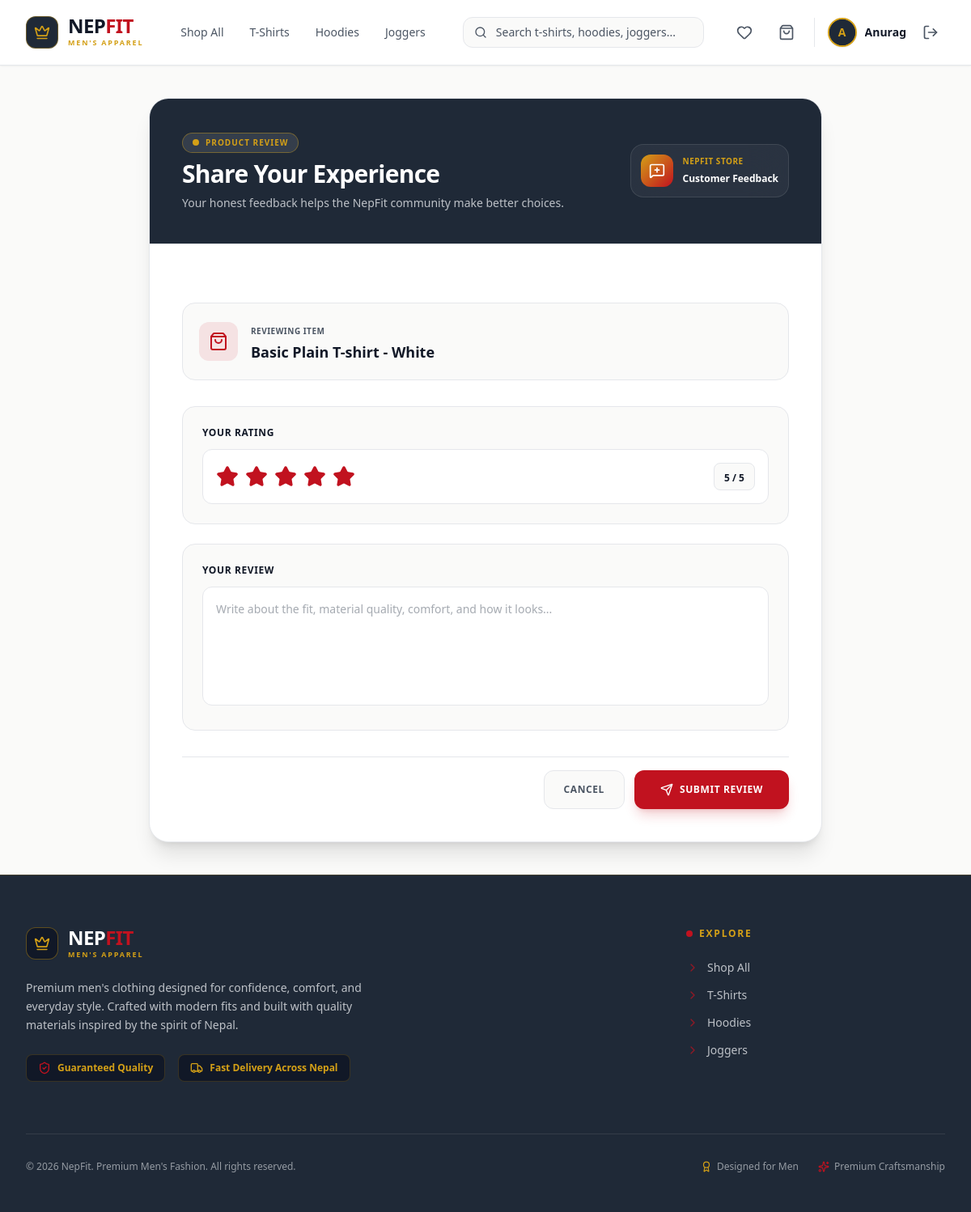
The page /review/add/2/ (signed in) on the database its author committed.
### nf_app/models.py (models this page shows, shortened)
class User(AbstractUser):
    phone = models.CharField(max_length=20, blank=True)
    address = models.TextField(blank=True)
    profile_picture = models.ImageField(upload_to='images/user/', blank=True, null=True)

class Product(models.Model):
    class Category(models.TextChoices):
        SHIRTS = 'shirts', 'Shirts'
        T_SHIRTS = 't_shirts', 'T-Shirts'
        PANTS = 'pants', 'Pants'
        HOODIES = 'hoodies', 'Hoodies'
        JACKETS = 'jackets', 'Jackets'
        SWEATSHIRTS = 'sweatshirts', 'Sweatshirts'
        JOGGERS = 'joggers', 'Joggers'
        SHORTS = 'shorts', 'Shorts'
    class Size(models.TextChoices):
        SMALL = 'S', 'Small'
        MEDIUM = 'M', 'Medium'
        LARGE = 'L', 'Large'
        XLARGE = 'XL', 'Extra Large'
        XXLARGE = 'XXL', 'Double Extra Large'
    name = models.CharField(max_length=255)
    brand = models.CharField(max_length=100, default='NepFit', help_text="Brand name (e.g., NepFit)")
    category = models.CharField(max_length=30, choices=Category.choices)
    size = models.CharField(max_length=10, choices=Size.choices, default=Size.MEDIUM, help_text="Default size for this product")
    description = models.TextField(help_text="Product details, fabric materials, and sizing guide.")
    price = models.DecimalField(max_digits=10, decimal_places=2)
    stock = models.PositiveIntegerField(default=10)
    product_image = models.ImageField(upload_to='images/products/')
    is_active = models.BooleanField(default=True)
    created_at = models.DateTimeField(auto_now_add=True)

### nf_app/views/review_view.py (the view, shortened to what this page needs)
# urls.py: path('review/add/<int:product_id>/', add_review_view, name='add_review'),
@login_required
def add_review_view(request, product_id):
    if request.user.is_staff:
        messages.error(request, "You are not authorized to add reviews.")
        return redirect('home')
    product = Product.objects.get(id=product_id)
    if not product:
        messages.error(request, "Product not found.")
        return redirect('products')
    if Review.objects.filter(product=product, customer=request.user).exists():
        messages.error(request, "You have already reviewed this product.")
        return redirect(f'/products/{product_id}/')
    errors = {}
    return render(request, 'main/add_review_page.html', {'product': product})

### nf_app/templates/main/add_review_page.html (shortened to what this page needs)
<!DOCTYPE html>
<html lang="en">
<head>
    {% load static %}
    <link href="{% static 'css/styles.css' %}" rel="stylesheet" />
</head>
<body class="bg-[#FAFAF9] font-sans min-h-screen flex flex-col text-[#111827] selection:bg-[#C1121F] selection:text-white">
    {% include 'components/_navbar.html' %}
    <main class="flex-grow flex items-center justify-center py-10 px-4 sm:px-6 lg:px-8 max-w-4xl mx-auto w-full">
        <div class="w-full bg-[#FFFFFF] border border-[#E5E7EB] rounded-3xl shadow-xl overflow-hidden">
            <div class="relative bg-[#1F2937] p-6 sm:p-10 border-b border-[#E5E7EB] text-white">
                <div class="absolute -right-10 -bottom-10 w-64 h-64 bg-[#C1121F]/15 rounded-full blur-3xl pointer-events-none"></div>
                <div class="absolute right-1/3 -top-10 w-48 h-48 bg-[#D4A017]/15 rounded-full blur-3xl pointer-events-none"></div>
                <div class="relative z-10 flex flex-col sm:flex-row sm:items-center justify-between gap-4">
                    <div class="space-y-2">
                        <div class="inline-flex items-center gap-2 px-3 py-1 rounded-full bg-[#FFFFFF]/10 border border-[#D4A017]/40 backdrop-blur-md">
                            <span class="w-2 h-2 rounded-full bg-[#D4A017] animate-pulse"></span>
                            <span class="uppercase tracking-widest text-[10px] font-bold text-[#D4A017]">Product Review</span>
                        </div>
                        <h1 class="text-2xl sm:text-3xl font-black tracking-tight text-white">Share Your Experience</h1>
                        <p class="text-xs sm:text-sm text-[#E5E7EB]/80 font-normal">Your honest feedback helps the NepFit community make better choices.</p>
                    </div>
                    <div class="flex items-center gap-3 bg-[#FFFFFF]/5 border border-[#FFFFFF]/10 p-3 rounded-2xl shrink-0 backdrop-blur-xl">
                        <div class="w-10 h-10 rounded-xl bg-gradient-to-br from-[#D4A017] to-[#C1121F] text-white flex items-center justify-center font-bold">
                            <i data-lucide="message-square-plus" class="w-5 h-5"></i>
                        </div>
                        <div>
                            <span class="text-[10px] font-bold uppercase tracking-wider text-[#D4A017] block">NepFit Store</span>
                            <span class="text-xs font-bold text-white">Customer Feedback</span>
                        </div>
                    </div>
                </div>
            </div>
            <form method="POST" class="p-6 sm:p-10 space-y-8">
                <div class="bg-[#FAFAF9] border border-[#E5E7EB] rounded-2xl p-4 sm:p-5 flex items-center gap-4">
                    <div class="w-12 h-12 rounded-xl bg-[#C1121F]/10 text-[#C1121F] flex items-center justify-center shrink-0">
                        <i data-lucide="shopping-bag" class="w-6 h-6"></i>
                    </div>
                    <div class="space-y-0.5">
                        <span class="text-[10px] font-bold uppercase tracking-wider text-[#4B5563]">Reviewing Item</span>
                        <h2 class="text-base sm:text-lg font-black text-[#111827] leading-snug">{{ product.name }}</h2>
                    </div>
                </div>
                <div class="space-y-6">
                    <div class="bg-[#FAFAF9] border border-[#E5E7EB] rounded-2xl p-5 sm:p-6 space-y-3">
                        <label class="text-xs font-bold uppercase tracking-wider text-[#111827] block">Your Rating</label>
                        <div class="flex flex-wrap items-center justify-between gap-4 bg-[#FFFFFF] border border-[#E5E7EB] p-4 rounded-xl">
                            <div class="flex items-center gap-2">
                                <button type="button" data-star="1" class="star-btn text-[#C1121F] hover:scale-110 transition-transform focus:outline-none">
                                    <i data-lucide="star" class="w-7 h-7 fill-current"></i>
                                </button>
                                <button type="button" data-star="2" class="star-btn text-[#C1121F] hover:scale-110 transition-transform focus:outline-none">
                                    <i data-lucide="star" class="w-7 h-7 fill-current"></i>
                                </button>
                                <button type="button" data-star="3" class="star-btn text-[#C1121F] hover:scale-110 transition-transform focus:outline-none">
                                    <i data-lucide="star" class="w-7 h-7 fill-current"></i>
                                </button>
                                <button type="button" data-star="4" class="star-btn text-[#C1121F] hover:scale-110 transition-transform focus:outline-none">
                                    <i data-lucide="star" class="w-7 h-7 fill-current"></i>
                                </button>
                                <button type="button" data-star="5" class="star-btn text-[#C1121F] hover:scale-110 transition-transform focus:outline-none">
                                    <i data-lucide="star" class="w-7 h-7 fill-current"></i>
                                </button>
                            </div>
                            <div class="px-3 py-1 rounded-lg bg-[#FAFAF9] border border-[#E5E7EB]">
                                <span id="rating_display" class="text-xs font-black text-[#111827]">5 / 5</span>
                            </div>
                        </div>
                    </div>
                    <div class="bg-[#FAFAF9] border border-[#E5E7EB] rounded-2xl p-5 sm:p-6 space-y-3">
                        <label for="id_comment" class="text-xs font-bold uppercase tracking-wider text-[#111827] block">Your Review</label>
                        <textarea id="id_comment" name="comment" rows="5" placeholder="Write about the fit, material quality, comfort, and how it looks..." class="w-full bg-[#FFFFFF] border border-[#E5E7EB] focus:border-[#C1121F] focus:outline-none text-sm font-normal text-[#111827] rounded-xl p-4 transition-all placeholder-[#4B5563]/50 resize-none leading-relaxed">{{ data.comment|default:'' }}</textarea>
                    </div>
                </div>
                <div class="flex flex-col sm:flex-row items-center justify-end gap-3 pt-4 border-t border-[#E5E7EB]">
                    <a href="javascript:history.back()" class="w-full sm:w-auto bg-[#FAFAF9] hover:bg-[#E5E7EB] text-[#4B5563] hover:text-[#111827] font-bold h-12 px-6 rounded-xl transition-all flex items-center justify-center gap-2 text-xs uppercase tracking-wider border border-[#E5E7EB] active:scale-[0.98]">
                        <span>Cancel</span>
                    </a>
                    <button type="submit" class="w-full sm:w-auto bg-[#C1121F] hover:bg-[#9B0D18] text-white font-black h-12 px-8 rounded-xl transition-all flex items-center justify-center gap-2 text-xs uppercase tracking-wider shadow-lg shadow-[#C1121F]/20 active:scale-[0.98]">
                        <i data-lucide="send" class="w-4 h-4"></i>
                        <span>Submit Review</span>
                    </button>
                </div>
            </form>
        </div>
    </main>
    {% include 'components/_footer.html' %}
</body>
</html>

### nf_app/templates/components/_navbar.html (shortened to what this page needs)
<header class="sticky top-0 z-50 bg-[#FFFFFF] border-b border-[#E5E7EB] shadow-sm">
    <nav class="max-w-7xl mx-auto px-4 sm:px-6 lg:px-8">
        <div class="flex items-center justify-between h-20 gap-4 md:gap-8">
            <div class="flex items-center gap-8">
                <a href="/" class="flex items-center gap-3 group">
                    <div class="w-10 h-10 rounded-xl bg-[#1F2937] flex items-center justify-center border border-[#D4A017]/40 shadow-sm group-hover:border-[#C1121F] transition-colors">
                        <i data-lucide="crown" class="w-5 h-5 text-[#D4A017] group-hover:text-[#C1121F] transition-colors"></i>
                    </div>
                    <div class="flex flex-col">
                        <span class="text-2xl font-black tracking-tight text-[#111827] leading-none uppercase">Nep<span class="text-[#C1121F]">Fit</span></span>
                        <span class="text-[9px] font-bold tracking-[0.2em] text-[#D4A017] uppercase mt-0.5">Men's Apparel</span>
                    </div>
                </a>
                <div class="hidden lg:flex items-center gap-1 font-medium">
                    <a href="/products/" class="{% if request.path == '/products/' and not request.GET.category %}text-[#C1121F] bg-[#C1121F]/10 font-bold{% else %}text-[#4B5563] hover:text-[#111827] hover:bg-[#FAFAF9]{% endif %} px-3.5 py-2 rounded-lg text-sm transition-all">Shop All</a>
                    <a href="/products/?category=t_shirts" class="{% if request.GET.category == 't_shirts' %}text-[#C1121F] bg-[#C1121F]/10 font-bold{% else %}text-[#4B5563] hover:text-[#111827] hover:bg-[#FAFAF9]{% endif %} px-3.5 py-2 rounded-lg text-sm transition-all">T-Shirts</a>
                    <a href="/products/?category=hoodies" class="{% if request.GET.category == 'hoodies' %}text-[#C1121F] bg-[#C1121F]/10 font-bold{% else %}text-[#4B5563] hover:text-[#111827] hover:bg-[#FAFAF9]{% endif %} px-3.5 py-2 rounded-lg text-sm transition-all">Hoodies</a>
                    <a href="/products/?category=joggers" class="{% if request.GET.category == 'joggers' %}text-[#C1121F] bg-[#C1121F]/10 font-bold{% else %}text-[#4B5563] hover:text-[#111827] hover:bg-[#FAFAF9]{% endif %} px-3.5 py-2 rounded-lg text-sm transition-all">Joggers</a>
                </div>
            </div>
            <div class="hidden sm:block flex-1 max-w-md">
                <form action="/products/" method="GET" class="relative m-0">
                    <div class="absolute inset-y-0 left-0 pl-3.5 flex items-center pointer-events-none">
                    </div>
                    <input type="text" name="q" value="{{ request.GET.q|default:'' }}" placeholder="Search t-shirts, hoodies, joggers..." class="w-full pl-10 pr-4 py-2 border border-[#E5E7EB] rounded-xl bg-[#FAFAF9] text-sm text-[#111827] placeholder-[#4B5563] focus:outline-none focus:border-[#C1121F] focus:bg-[#FFFFFF] focus:ring-2 focus:ring-[#C1121F]/10 transition-all">
                </form>
            </div>
            <div class="flex items-center gap-2 sm:gap-4">
                {% if not request.user.is_staff %}
                    <a href="/wishlist/" class="p-2 text-[#4B5563] hover:text-[#C1121F] hover:bg-[#FAFAF9] rounded-lg transition relative">
                        <i data-lucide="heart" class="w-5 h-5"></i>
                    </a>
                    <a href="/cart/" class="p-2 text-[#4B5563] hover:text-[#C1121F] hover:bg-[#FAFAF9] rounded-lg transition relative">
                        <i data-lucide="shopping-bag" class="w-5 h-5"></i>
                    </a>
                {% endif %}
                {% if user.is_authenticated %}
                    <div class="flex items-center gap-3 border-l border-[#E5E7EB] pl-3 sm:pl-4">
                        <a href="/profile/" class="flex items-center gap-2.5 group">
                            <div class="w-9 h-9 rounded-full overflow-hidden border-2 border-[#D4A017] bg-[#1F2937] group-hover:border-[#C1121F] transition-colors shadow-sm">
                                {% if user.profile_picture %}
                                    <img src="{{ user.profile_picture.url }}" alt="{{ user.username }}" class="w-full h-full object-cover">
                                {% else %}
                                    <div class="w-full h-full flex items-center justify-center text-[#D4A017] font-bold text-sm bg-[#1F2937]">
                                        <span>{{ user.username|slice:":1"|upper }}</span>
                                    </div>
                                {% endif %}
                            </div>
                            <span class="hidden md:inline-block text-sm font-bold text-[#111827] group-hover:text-[#C1121F] transition-colors max-w-[110px] truncate">
                                {{ user.username }}
                            </span>
                        </a>
                        <button type="button" onclick="openLogoutModal()" class="p-2 text-[#4B5563] hover:text-[#C1121F] hover:bg-[#FAFAF9] rounded-lg transition cursor-pointer" title="Log Out">
                            <i data-lucide="log-out" class="w-5 h-5"></i>
                        </button>
                    </div>
                {% endif %}
            </div>
        </div>
    </nav>
</header>

### rows shown on the page
User: username "A", username "Anurag"
Product: name "Basic Plain T-shirt - White"
